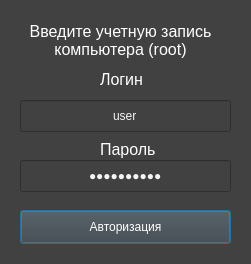
<?xml version="1.0" encoding="UTF-8"?>
<ui version="4.0">
 <class>Dialog</class>
 <widget class="QDialog" name="Dialog">
  <property name="geometry">
   <rect>
    <x>0</x>
    <y>0</y>
    <width>251</width>
    <height>264</height>
   </rect>
  </property>
  <property name="minimumSize">
   <size>
    <width>251</width>
    <height>264</height>
   </size>
  </property>
  <property name="maximumSize">
   <size>
    <width>251</width>
    <height>264</height>
   </size>
  </property>
  <property name="windowTitle">
   <string>Авторизация</string>
  </property>
  <property name="accessibleName">
   <string/>
  </property>
  <property name="styleSheet">
   <string notr="true">background-color: rgb(65, 65, 65);</string>
  </property>
  <widget class="QLabel" name="label">
   <property name="geometry">
    <rect>
     <x>100</x>
     <y>70</y>
     <width>58</width>
     <height>18</height>
    </rect>
   </property>
   <property name="styleSheet">
    <string notr="true">color: rgb(255, 255, 255);font-size:16px;</string>
   </property>
   <property name="text">
    <string>Логин</string>
   </property>
  </widget>
  <widget class="QLabel" name="label_2">
   <property name="geometry">
    <rect>
     <x>100</x>
     <y>140</y>
     <width>58</width>
     <height>18</height>
    </rect>
   </property>
   <property name="styleSheet">
    <string notr="true">color: rgb(255, 255, 255);font-size:16px;</string>
   </property>
   <property name="text">
    <string>Пароль</string>
   </property>
  </widget>
  <widget class="QLineEdit" name="login_authorization">
   <property name="geometry">
    <rect>
     <x>20</x>
     <y>100</y>
     <width>211</width>
     <height>32</height>
    </rect>
   </property>
   <property name="styleSheet">
    <string notr="true">color: rgb(245, 245, 245);</string>
   </property>
   <property name="text">
    <string>user</string>
   </property>
   <property name="alignment">
    <set>Qt::AlignCenter</set>
   </property>
  </widget>
  <widget class="QLineEdit" name="password_authorization">
   <property name="geometry">
    <rect>
     <x>20</x>
     <y>160</y>
     <width>211</width>
     <height>32</height>
    </rect>
   </property>
   <property name="autoFillBackground">
    <bool>false</bool>
   </property>
   <property name="styleSheet">
    <string notr="true">color: rgb(245, 245, 245);</string>
   </property>
   <property name="text">
    <string>User123456</string>
   </property>
   <property name="echoMode">
    <enum>QLineEdit::Password</enum>
   </property>
   <property name="alignment">
    <set>Qt::AlignCenter</set>
   </property>
  </widget>
  <widget class="QPushButton" name="button_authorization">
   <property name="geometry">
    <rect>
     <x>20</x>
     <y>210</y>
     <width>211</width>
     <height>34</height>
    </rect>
   </property>
   <property name="styleSheet">
    <string notr="true">color: rgb(255, 255, 255);</string>
   </property>
   <property name="text">
    <string>Авторизация</string>
   </property>
  </widget>
  <widget class="QLabel" name="label_3">
   <property name="geometry">
    <rect>
     <x>10</x>
     <y>20</y>
     <width>221</width>
     <height>41</height>
    </rect>
   </property>
   <property name="styleSheet">
    <string notr="true">color: rgb(255, 255, 255);font-size:16px;</string>
   </property>
   <property name="text">
    <string>Введите учетную запись  компьютера (root)</string>
   </property>
   <property name="alignment">
    <set>Qt::AlignCenter</set>
   </property>
   <property name="wordWrap">
    <bool>true</bool>
   </property>
  </widget>
 </widget>
 <resources/>
 <connections/>
</ui>
